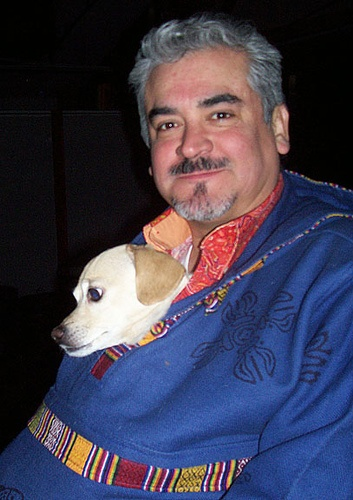
#> input picture ML/hierarchical_clustering/img/000001.jpg, 353 x 500 px, found by its file name; its folder holds 4 pictures in this run; the run also reads 2 pictures not shown here
$ python test.py   (Python 2 division)
#> lines starting #> are read from the running program, lines starting #| are printed output that depends on the picture; long printed decimals are rounded
### ML/Clustering/hierarchical_clustering/Hierarchical_Clustering.py
from numpy import *

"""
Code for hierarchical clustering, modified from
Programming Collective Intelligence by Toby Segaran
(O'Reilly Media 2007, page 33).
"""

class cluster_node:
    def __init__(self,vec,left=None,right=None,distance=0.0,id=None,count=1):
        self.left=left
        self.right=right
        self.vec=vec
        self.id=id
        self.distance=distance
        self.count=count #only used for weighted average

def L2dist(v1,v2):
    return sqrt(sum((v1-v2)**2))

def L1dist(v1,v2):
    return sum(abs(v1-v2))

# def Chi2dist(v1,v2):
#     return sqrt(sum((v1-v2)**2))

def hcluster(features,distance=L2dist):
    #cluster the rows of the "features" matrix
    distances={}
    currentclustid=-1

    # clusters are initially just the individual rows
    clust=[cluster_node(array(features[i]),id=i) for i in range(len(features))]

    while len(clust)>1:
        lowestpair=(0,1)
        closest=distance(clust[0].vec,clust[1].vec)

        # loop through every pair looking for the smallest distance
        for i in range(len(clust)):
            for j in range(i+1,len(clust)):
                # distances is the cache of distance calculations
                if (clust[i].id,clust[j].id) not in distances:
                    distances[(clust[i].id,clust[j].id)]=distance(clust[i].vec,clust[j].vec)

                d=distances[(clust[i].id,clust[j].id)]

                if d<closest:
                    closest=d
                    lowestpair=(i,j)

        # calculate the average of the two clusters
        mergevec=[(clust[lowestpair[0]].vec[i]+clust[lowestpair[1]].vec[i])/2.0 \
            for i in range(len(clust[0].vec))]

        # create the new cluster
        newcluster=cluster_node(array(mergevec),left=clust[lowestpair[0]],
                             right=clust[lowestpair[1]],
                             distance=closest,id=currentclustid)

        # cluster ids that weren't in the original set are negative
        currentclustid-=1
        del clust[lowestpair[1]]
        del clust[lowestpair[0]]
        clust.append(newcluster)

    return clust[0]


# [46 lines left out: functions extract_clusters, get_cluster_elements, printclust, not called in this run]


def getheight(clust):
    # Is this an endpoint? Then the height is just 1
    if clust.left==None and clust.right==None: return 1

    # Otherwise the height is the same of the heights of
    # each branch
    return getheight(clust.left)+getheight(clust.right)

def getdepth(clust):
    # The distance of an endpoint is 0.0
    if clust.left==None and clust.right==None: return 0

    # The distance of a branch is the greater of its two sides
    # plus its own distance
    return max(getdepth(clust.left),getdepth(clust.right))+clust.distance

### ML/hierarchical_clustering/test.py
import os
from PIL import Image, ImageDraw
from Hierarchical_Clustering import hcluster
from Hierarchical_Clustering import getheight
from Hierarchical_Clustering import getdepth
import numpy as np

def drawdendrogram(clust,imlist,jpeg = 'clusters.jpg'):
    h = getheight(clust)*20
    w = 1200
    depth = getdepth(clust)

    scaling = float(w-150)/depth

    img = Image.new('RGB', (w,h), (255,255,255))
    draw = ImageDraw.Draw(img)
    draw.line((0, h/2, 10, h/2), fill=(255,0,0))

    drawnode(draw, clust, 10, int(h/2), scaling, imlist, img)
    img.save(jpeg)

def drawnode(draw, clust, x, y, scaling, imlist, img):
    if clust.id < 0:
        h1 = getheight(clust.left)*20
        h2 = getheight(clust.right)*20
        top = y - (h1+h2)/2
        bottom = y + (h1+h2)/2

        LL = clust.distance * scaling

        draw.line((x, top+h1/2, x, bottom-h2/2), fill=(255,0,0))
        draw.line((x, top+h1/2, x+LL, top+h1/2), fill=(255,0,0))
        draw.line((x, bottom-h2/2, x+LL, bottom-h2/2), fill=(255,0,0))

        drawnode(draw, clust.left, x+LL, top+h1/2, scaling, imlist, img)
        drawnode(draw, clust.right, x+LL, bottom-h2/2, scaling, imlist, img)
    else:

        nodeim = Image.open(imlist[clust.id])
        nodeim.thumbnail((20,20))
        ns = nodeim.size
        print x,y-ns[1]//2
        print x+ns[0]
        print
        img.paste(nodeim, (int(x), int(y-ns[1]//2), int(x+ns[0]), int(y+ns[1]-ns[1]//2)))


# create a list of images
imlist = []
folderPath = r'.\img'
for filename in os.listdir(folderPath):
    if os.path.splitext(filename)[1] == '.jpg':
        imlist.append(os.path.join(folderPath, filename))
n = len(imlist)
print n


#extract feature vector for each image
features = np.zeros((n,3))
for i in range(n):
    im = np.array(Image.open(imlist[i]))
#> im is the input picture: shape (500, 353, 3); mean R, G, B 63.6, 60.9, 80.9
    R = np.mean(im[:,:,0].flatten())
#> R = 63.56
    G = np.mean(im[:,:,1].flatten())
#> G = 60.86
    B = np.mean(im[:,:,2].flatten())
#> B = 80.88
    features[i] = np.array([R,G,B])


tree = hcluster(features)
#> after the loop in hcluster, `while len(clust)>1:`: clust = 1 item; currentclustid = -4; distances = 9 items
drawdendrogram(tree, imlist, jpeg='tree.jpg')
#> in drawdendrogram, `img = Image.new('RGB', (w,h), (255,255,255))`: img: PIL image 1200x80 RGB; every value is 255
#> call 3 of drawnode, with x = 1054.7, y = 10, scaling = 7.75
#> in drawnode (call 3), `nodeim.thumbnail((20,20))`:
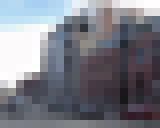
#> nodeim: PIL image 20x16 RGB (shown 8 times larger); mean R, G, B 122.1, 123.6, 132.4
#| 1054.650 2
#| 1074.650
#> in drawnode (call 3), `img.paste(nodeim, (int(x), int(y-ns[1]//2), int(x+ns[0]), int(y+ns[1]-..`:
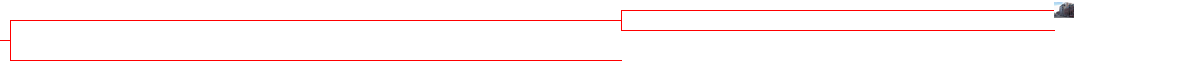
#> img: PIL image 1200x80 RGB; mean R, G, B 254.6, 248.8, 248.9
#> call 4 of drawnode, with x = 1054.7, y = 30, scaling = 7.75
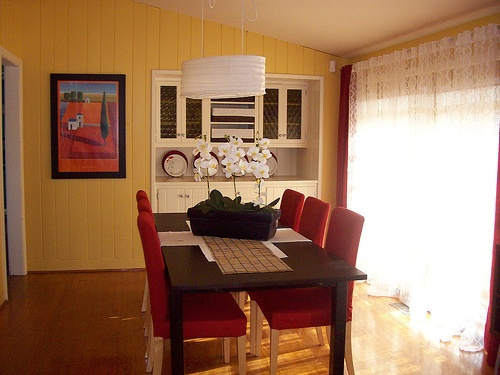
#> input picture ML/hierarchical_clustering/img/000006.jpg, 500 x 375 px, found by its file name
#> in drawnode, nodeim is the input picture: PIL image 500x375 RGB; mean R, G, B 160.5, 120.7, 91.8
#| 1054.650 23
#| 1074.650
#| 1060.0 40
#| 1074.0
#| 1060.0 63
#| 1080.0
#> in drawnode (call 7), `img.paste(nodeim, (int(x), int(y-ns[1]//2), int(x+ns[0]), int(y+ns[1]-..`:
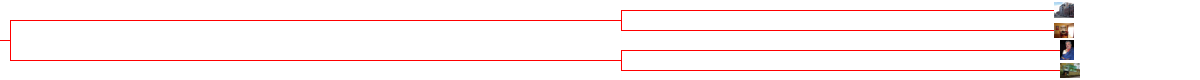
#> img: PIL image 1200x80 RGB; mean R, G, B 253.2, 245, 244.9
